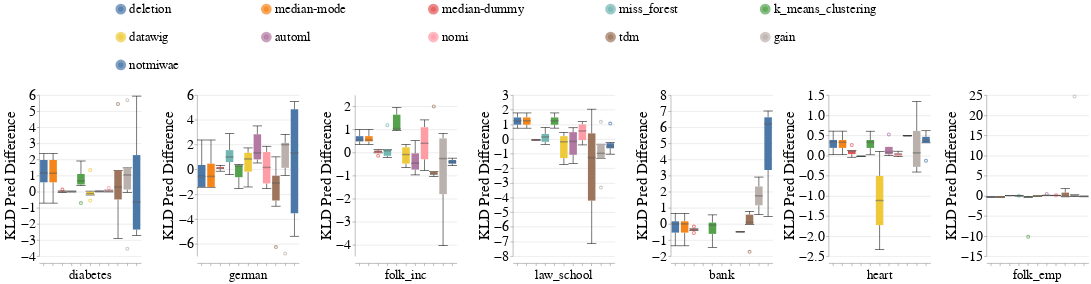

This figure's notebook cell:
### Code cell
create_box_plots_for_diff_imputers_and_datasets_for_mixed_exp(train_injection_scenario='MNAR3',
                                                              test_injection_scenario='MNAR3',
                                                              metric_name='kl_divergence_pred',
                                                              dataset_to_column_name=DATASET_TO_COLUMN_NAME,
                                                              dataset_to_group=DATASETS_SENSITIVE_ATTRS,
                                                              db_client=db_client,
                                                              without_dummy=False)

### Figure 1 — Vega-Lite specification as saved in the notebook (floating-point values rounded to 4 significant figures; data arrays with more than 128 entries replaced by an {"elided": "..."} marker saying what was removed)
{"config": {"view": {"continuousWidth": 400, "continuousHeight": 300, "stroke": null}, "axis": {"labelFontSize": 26, "labelFontWeight": "normal", "titleFontSize": 28, "titleFontWeight": "normal"}, "facet": {"spacing": 15}, "header": {"labelFontSize": 24, "labelOrient": "bottom", "labelPadding": 5, "titleFontSize": 28}, "legend": {"columns": 5, "direction": "horizontal", "labelFontSize": 24, "labelLimit": 400, "orient": "top", "symbolOffset": 140, "symbolStrokeWidth": 10, "titleAnchor": "middle", "titleFontSize": 26, "titleLimit": 300}, "title": {"fontSize": 28}}, "data": {"name": "data-0700a5a5d30adad3428c517c809ca1bf"}, "mark": {"type": "boxplot", "median": {"stroke": "black", "strokeWidth": 0.7}, "ticks": true}, "encoding": {"color": {"field": "Null_Imputer_Name", "sort": ["deletion", "median-mode", "median-dummy", "miss_forest", "k_means_clustering", "datawig", "automl", "nomi", "tdm", "gain", "notmiwae"], "title": null, "type": "nominal"}, "column": {"field": "Extended_Dataset_Name", "sort": {"field": "Dataset_Sequence_Number", "order": "ascending"}, "title": null, "type": "nominal"}, "x": {"axis": {"labels": false}, "field": "Null_Imputer_Name", "sort": ["deletion", "median-mode", "median-dummy", "miss_forest", "k_means_clustering", "datawig", "automl", "nomi", "tdm", "gain", "notmiwae"], "title": null, "type": "nominal"}, "y": {"field": "Kl_Divergence_Pred_Difference", "scale": {"zero": true}, "title": "KLD Pred Difference", "type": "quantitative"}}, "resolve": {"scale": {"y": "independent"}}, "width": 190, "$schema": "https://vega.github.io/schema/vega-lite/v4.17.0.json", "datasets": {"data-0700a5a5d30adad3428c517c809ca1bf": {"elided": "462 records"}}}
